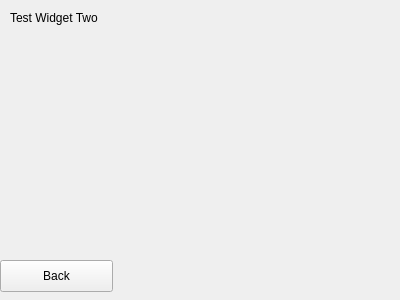
<?xml version="1.0" encoding="UTF-8"?>
<ui version="4.0">
 <class>TestWidgetTwo</class>
 <widget class="QWidget" name="TestWidgetTwo">
  <property name="geometry">
   <rect>
    <x>0</x>
    <y>0</y>
    <width>400</width>
    <height>300</height>
   </rect>
  </property>
  <property name="windowTitle">
   <string>Form</string>
  </property>
  <widget class="QLabel" name="label">
   <property name="geometry">
    <rect>
     <x>10</x>
     <y>10</y>
     <width>181</width>
     <height>16</height>
    </rect>
   </property>
   <property name="text">
    <string>Test Widget Two</string>
   </property>
  </widget>
  <widget class="QPushButton" name="buttonBack">
   <property name="geometry">
    <rect>
     <x>0</x>
     <y>260</y>
     <width>113</width>
     <height>32</height>
    </rect>
   </property>
   <property name="text">
    <string>Back</string>
   </property>
  </widget>
 </widget>
 <resources/>
 <connections/>
</ui>
